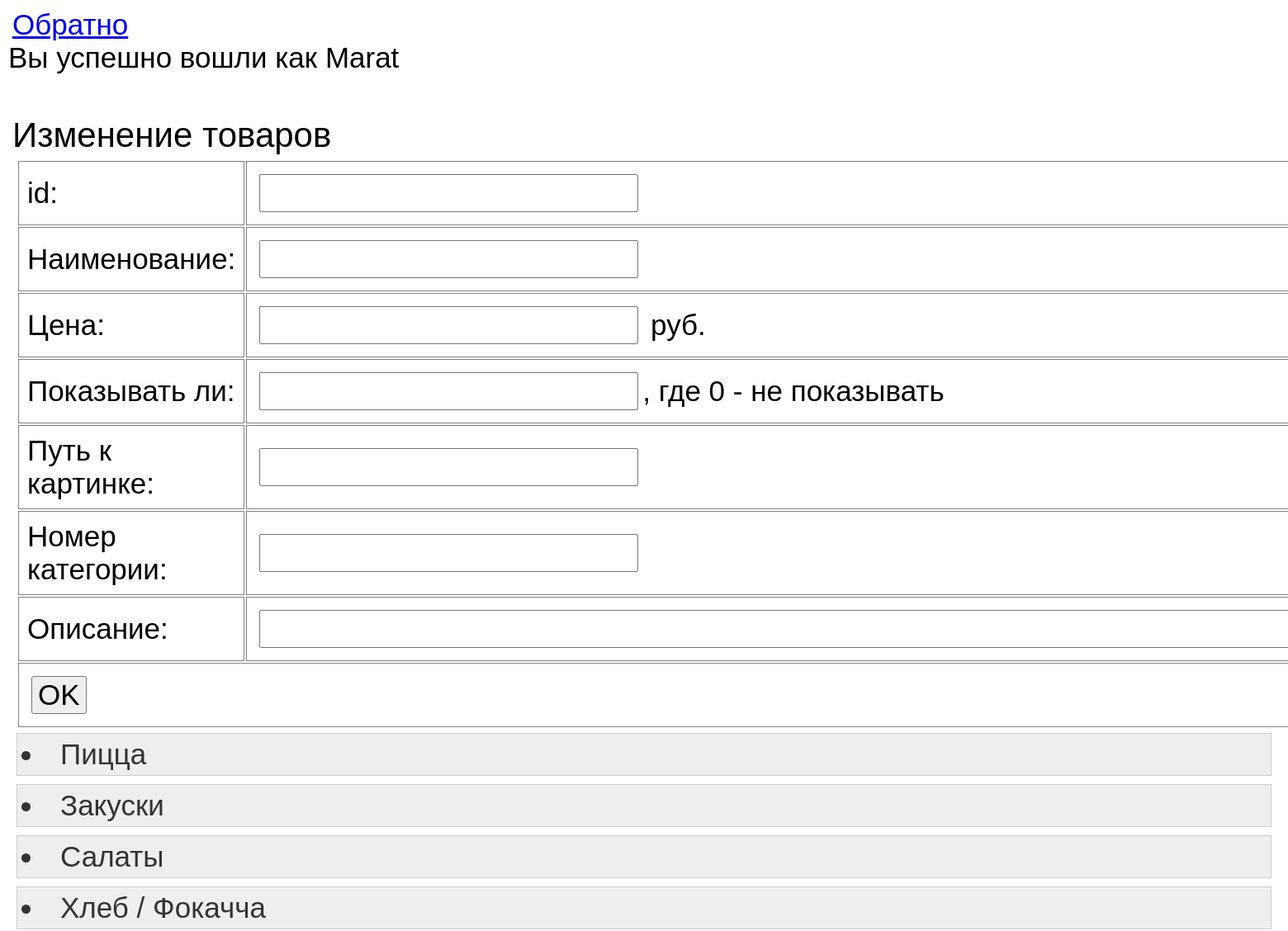
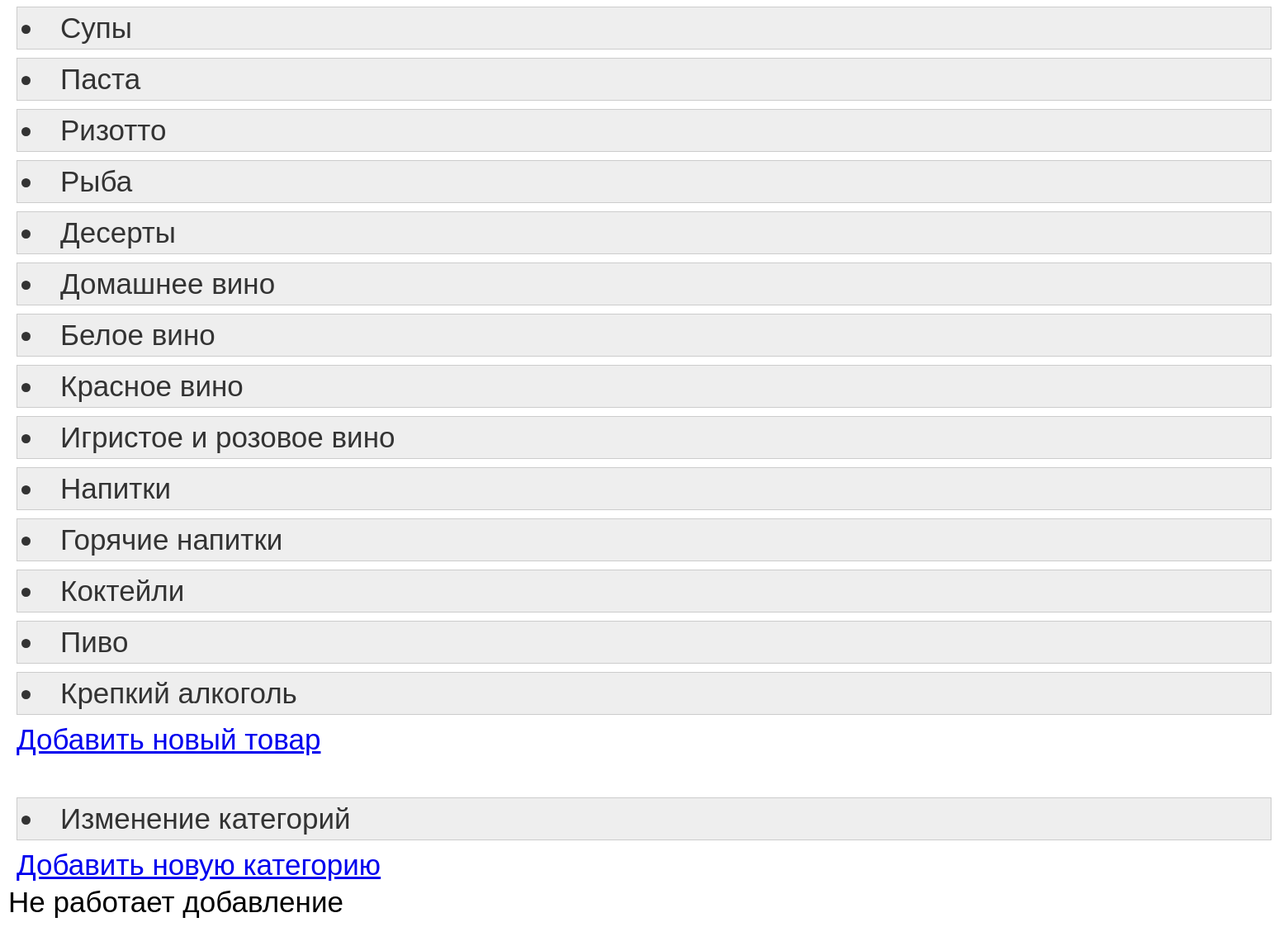
Screenshot of /pages/inAdmin.php (signed in) with the database file from the repository (2 pictures, top to bottom).
### tables this page shows
CREATE TABLE `item` (
  `item_id` int(11) NOT NULL,
  `name` varchar(50) DEFAULT NULL,
  `price` int(11) DEFAULT NULL,
  `isShown` tinyint(1) DEFAULT '1',
  `picture_url` varchar(255) DEFAULT NULL,
  `category_id` int(11) DEFAULT NULL,
  `desc` text
);

CREATE TABLE `category` (
  `category_id` int(11) NOT NULL,
  `category_name` varchar(50) DEFAULT NULL,
  `picture_url` varchar(255) DEFAULT NULL,
  `order_numero` int(11) DEFAULT NULL
);

### pages/admin/itemEditor.php (the view, shortened to what this page needs)
<h1 class="adminMenuDetails">Изменение товаров</h1>
<form action="" method="get">
    <table>
        <tr>
            <td>id:</td>
            <td><input readonly type="text" name="red_id" value="<?= isset($_GET['red_id']) ? $product['item_id'] : ''; ?>"></td>
        </tr>
        <tr>
            <td>Наименование:</td>
            <td><input type="text" name="name" value="<?= isset($_GET['red_id']) ? $product['name'] : ''; ?>"></td>
        </tr>
        <tr>
            <td>Цена:</td>
            <td><input type="text" name="price"
                       value="<?= isset($_GET['red_id']) ? $product['price'] : ''; ?>"> руб.
            </td>
        </tr>
        <tr>
            <td>Показывать ли:</td>
            <td><input type="text" name="isShown"
                       value="<?= isset($_GET['red_id']) ? $product['isShown'] : ''; ?>">, где 0 - не показывать
            </td>
        </tr>
        <tr>
            <td>Путь к картинке:</td>
            <td><input type="text" name="picture_url"
                       value="<?= isset($_GET['red_id']) ? $product['picture_url'] : ''; ?>"></td>
        </tr>
        <tr>
            <td>Номер категории:</td>
            <td><input type="text" name="cat_id"
                       value="<?= isset($_GET['red_id']) ? $product['category_id'] : ''; ?>"></td>
        </tr>
        <tr>
            <td>Описание:</td>
            <td><input type="text" name="desc"  required size="70"
                       value=" <?= isset($_GET['red_id']) ? $product['desc'] : ''; ?>"></td>
        </tr>
        <tr>
            <td colspan="2"><input type="submit" value="OK"></td>
        </tr>
    </table>
</form>
<?php
$result = mysqli_query($link, 'SELECT * FROM item ORDER BY category_id, price');
$mediatorCatName = "";
$otherCat = "";
while ($raw = mysqli_fetch_array($result)) {
    $currCatName = $link->query("SELECT category_name FROM category WHERE category_id =".$raw['category_id'])->fetch_all(MYSQLI_ASSOC);
    if ($currCatName[0]['category_name']<>$mediatorCatName){
        $mediatorCatName = $currCatName[0]['category_name'] . $otherCat;
        echo "</table></details>";
        $cat_id_of_Opened = isset($_GET['red_id']) ? $link->query("SELECT category_id FROM item WHERE item_id =".$_GET['red_id'])->fetch_all(MYSQLI_ASSOC) : null;
        echo (isset($_GET['red_id']) and $raw['category_id'] == $cat_id_of_Opened[0]['category_id']) ? "<details open>" : "<details>";
        echo "<summary>".$currCatName[0]['category_name']."</summary>";
        echo "<table border='1'>
<table>
    <tr>
        <td>Название</td>
        <td>Цена</td>
        <td>Показывать ли</td>
        <td>Путь к картинке</td>
        <td>Описание</td>
        <td>Редактирование</td>
        <td></td>
    </tr>";
    }
}
echo "</table></details>";
?>
<p><a href="?add=new">Добавить новый товар</a></p>

### pages/inAdmin.php (shortened to what this page needs)
<?php
echo '<a href="main_menu.php">Обратно</a>';
echo "<link rel='stylesheet' href='../inc/adminStyle.css'>";
require 'mysql.php';
include "admin/checkSess.php";
require "admin/itemEditor.php";
require "admin/catEditor.php";
echo "Не работает добавление";

### pages/admin/checkSess.php (shortened to what this page needs)
<?php
if (isset($_SESSION["login"])) {
    $author = $_SESSION['login'];
    echo "<br>Вы успешно вошли как " . $author;
} else {
    $new_url = 'admin.php';
    header('Location: ' . $new_url);
}

### pages/admin/catEditor.php (shortened to what this page needs)
<?php
if (isset($_GET['red_cat_id']) or isset($_GET['del_cat_id']) or isset($_GET['addCat'])) {
    echo "<details open class='adminMenuDetails'> <summary>Изменение категорий</summary>";
}
else{
    echo "<details class='adminMenuDetails'> <summary>Изменение категорий</summary>";
}
?>
<?php
echo "
<table>
    <tr>
        <td>id</td>
        <td>Название</td>
        <td>Путь к картинке</td>
        <td>Порядок</td>
        <td>Редактирование</td>
        <td></td>
    </tr>";
echo "</table></details>";
?>
<p><a href="?addCat=new">Добавить новую категорию</a></p>

### inc/adminStyle.css (style rules this page uses)
* { font-family: sans-serif; font-weight: normal; font-size: 35px; margin: 5px; }
h1 { font-size: larger; margin-top: 100px; }
td { border: 1px solid grey; }
td { padding: 10px; }
.adminMenuDetails { margin-top: 50px; }
details > summary { padding: 5px; background-color: #eee; color: #333; border: 1px #ccc solid; cursor: pointer; list-style-type: disc; }

### rows the page displays
item: category.category_name "Пицца"
item: category.category_name "Закуски"
item: category.category_name "Салаты"
item: category.category_name "Хлеб / Фокачча"
item: category.category_name "Супы"
item: category.category_name "Паста"
item: category.category_name "Ризотто"
item: category.category_name "Рыба"
item: category.category_name "Десерты"
item: category.category_name "Домашнее вино"
item: category.category_name "Белое вино"
item: category.category_name "Красное вино"
item: category.category_name "Игристое и розовое вино"
item: category.category_name "Напитки"
item: category.category_name "Горячие напитки"
item: category.category_name "Коктейли"
item: category.category_name "Пиво"
item: category.category_name "Крепкий алкоголь"

### other values shown
$author "Marat"
